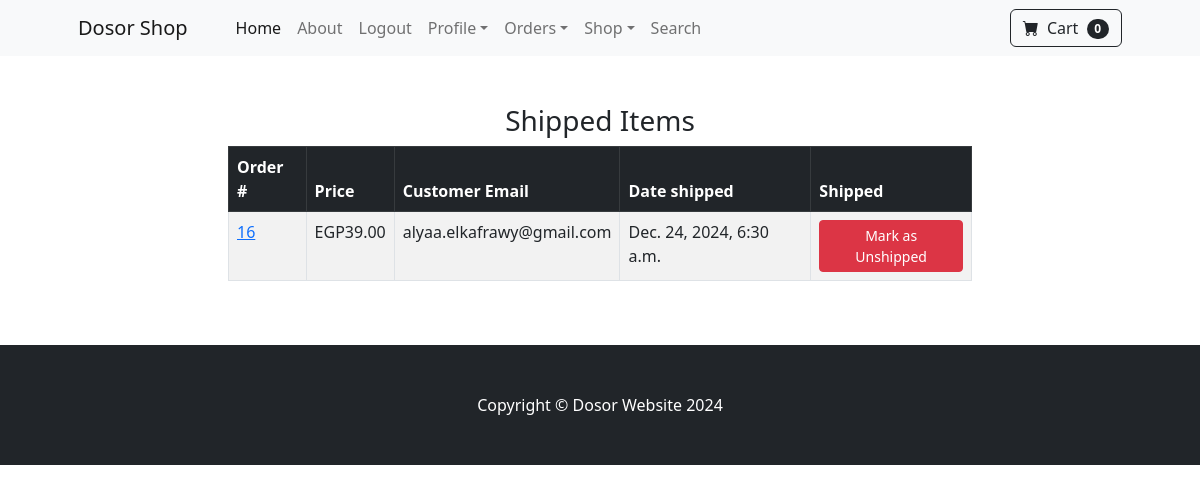
The page /payment/shipped_dash (signed in) on the database its author committed.
### payment/models.py (models this page shows, shortened)
class Order(models.Model):
	user = models.ForeignKey(User, on_delete=models.CASCADE, null=True, blank= True)
	full_name = models.CharField(max_length=255)
	email = models.EmailField(max_length=255)
	shipping_address= models.TextField(max_length=15000)
	amount_paid = models.DecimalField(max_digits=10, decimal_places=2)
	date_ordered = models.DateTimeField(auto_now_add=True)
	shipped = models.BooleanField(default=False)
	date_shipped = models.DateTimeField(blank=True, null=True)

### payment/views.py (the view, shortened to what this page needs)
# urls.py: path('shipped_dash', views.shipped_dash, name='shipped_dash'),
def shipped_dash(request):
	if request.user.is_authenticated and request.user.is_superuser:
		orders = Order.objects.filter(shipped=True)
		return render(request, "payment/shipped_dash.html", {"orders":orders})
	else:
		messages.success(request, 'Access denied')
		return redirect ('home')

### cart/cart.py (called while the page is built)
	def __len__(self):
		return len(self.cart)

### cart/context_processors.py (called while the page is built)
def cart (request):
	return {'cart': Cart(request)}

### payment/templates/payment/shipped_dash.html (shortened to what this page needs)
{% extends 'base.html' %}
{% block content %}
        <div class = 'container'>
            <div class='row'>
                <center>
                    <div class='col-8'>
                        <br><br>
                    <h3>Shipped Items</h3>
                    <table class="table table-striped table-hover table-bordered">
  <thead class="table-dark">
    <tr>
      <th scope="col">Order #</th>
      <th scope="col">Price</th>
      <th scope="col">Customer Email</th>
      <th scope="col">Date shipped</th>
      <th scope="col">Shipped</th>
    </tr>
  </thead>
  <tbody>
    {% for item in orders %}
    <tr>
      <td><a href="{% url 'orders' item.id%}">{{ item.id }}</a></td>
      <td>EGP{{ item.amount_paid }}</td>
      <td>{{ item.email }}</td>
      <td>{{ item.date_shipped }}</td>
      <td>
        <form method="POST">
            <button type="Submit" class="btn btn-danger btn-sm">Mark as Unshipped</button>
        </form>
      </td>
    </tr>
    {% endfor %}
  </tbody>
</table>
                    <br><br>
                </div>
            </center>
        </div>
        </div>
{% endblock %}

### rows shown on the page
Order: id "16", amount_paid "39.00", email "alyaa.elkafrawy@gmail.com", date_shipped "Dec. 24, 2024, 6:30 a.m."

### other values the page prints
{{ cart|length }} "0"
